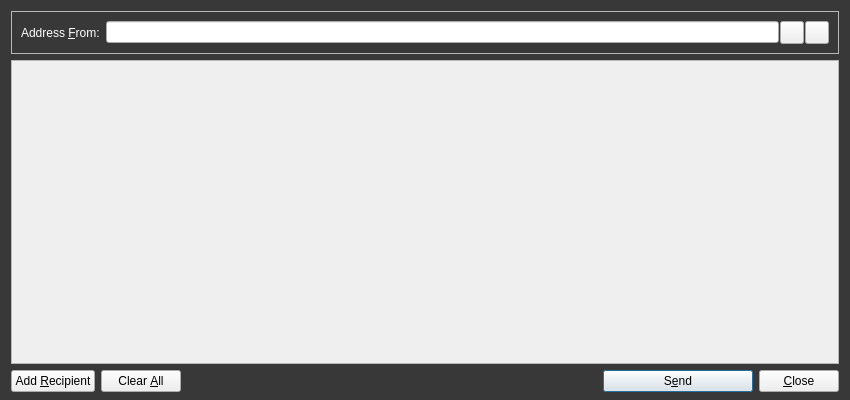
<?xml version="1.0" encoding="UTF-8"?>
<ui version="4.0">
 <class>SendMessagesDialog</class>
 <widget class="QDialog" name="SendMessagesDialog">
  <property name="geometry">
   <rect>
    <x>0</x>
    <y>0</y>
    <width>850</width>
    <height>400</height>
   </rect>
  </property>
  <property name="palette">
   <palette>
    <active>
     <colorrole role="WindowText">
      <brush brushstyle="SolidPattern">
       <color alpha="255">
        <red>255</red>
        <green>255</green>
        <blue>255</blue>
       </color>
      </brush>
     </colorrole>
     <colorrole role="Button">
      <brush brushstyle="SolidPattern">
       <color alpha="255">
        <red>0</red>
        <green>0</green>
        <blue>0</blue>
       </color>
      </brush>
     </colorrole>
     <colorrole role="Light">
      <brush brushstyle="SolidPattern">
       <color alpha="255">
        <red>0</red>
        <green>0</green>
        <blue>0</blue>
       </color>
      </brush>
     </colorrole>
     <colorrole role="Midlight">
      <brush brushstyle="SolidPattern">
       <color alpha="255">
        <red>0</red>
        <green>0</green>
        <blue>0</blue>
       </color>
      </brush>
     </colorrole>
     <colorrole role="Dark">
      <brush brushstyle="SolidPattern">
       <color alpha="255">
        <red>0</red>
        <green>0</green>
        <blue>0</blue>
       </color>
      </brush>
     </colorrole>
     <colorrole role="Mid">
      <brush brushstyle="SolidPattern">
       <color alpha="255">
        <red>0</red>
        <green>0</green>
        <blue>0</blue>
       </color>
      </brush>
     </colorrole>
     <colorrole role="Text">
      <brush brushstyle="SolidPattern">
       <color alpha="255">
        <red>255</red>
        <green>255</green>
        <blue>255</blue>
       </color>
      </brush>
     </colorrole>
     <colorrole role="BrightText">
      <brush brushstyle="SolidPattern">
       <color alpha="255">
        <red>255</red>
        <green>255</green>
        <blue>255</blue>
       </color>
      </brush>
     </colorrole>
     <colorrole role="ButtonText">
      <brush brushstyle="SolidPattern">
       <color alpha="255">
        <red>255</red>
        <green>255</green>
        <blue>255</blue>
       </color>
      </brush>
     </colorrole>
     <colorrole role="Base">
      <brush brushstyle="SolidPattern">
       <color alpha="255">
        <red>0</red>
        <green>0</green>
        <blue>0</blue>
       </color>
      </brush>
     </colorrole>
     <colorrole role="Window">
      <brush brushstyle="SolidPattern">
       <color alpha="255">
        <red>0</red>
        <green>0</green>
        <blue>0</blue>
       </color>
      </brush>
     </colorrole>
     <colorrole role="Shadow">
      <brush brushstyle="SolidPattern">
       <color alpha="255">
        <red>0</red>
        <green>0</green>
        <blue>0</blue>
       </color>
      </brush>
     </colorrole>
     <colorrole role="AlternateBase">
      <brush brushstyle="SolidPattern">
       <color alpha="255">
        <red>0</red>
        <green>0</green>
        <blue>0</blue>
       </color>
      </brush>
     </colorrole>
     <colorrole role="ToolTipBase">
      <brush brushstyle="SolidPattern">
       <color alpha="255">
        <red>255</red>
        <green>255</green>
        <blue>220</blue>
       </color>
      </brush>
     </colorrole>
     <colorrole role="ToolTipText">
      <brush brushstyle="SolidPattern">
       <color alpha="255">
        <red>0</red>
        <green>0</green>
        <blue>0</blue>
       </color>
      </brush>
     </colorrole>
    </active>
    <inactive>
     <colorrole role="WindowText">
      <brush brushstyle="SolidPattern">
       <color alpha="255">
        <red>255</red>
        <green>255</green>
        <blue>255</blue>
       </color>
      </brush>
     </colorrole>
     <colorrole role="Button">
      <brush brushstyle="SolidPattern">
       <color alpha="255">
        <red>0</red>
        <green>0</green>
        <blue>0</blue>
       </color>
      </brush>
     </colorrole>
     <colorrole role="Light">
      <brush brushstyle="SolidPattern">
       <color alpha="255">
        <red>0</red>
        <green>0</green>
        <blue>0</blue>
       </color>
      </brush>
     </colorrole>
     <colorrole role="Midlight">
      <brush brushstyle="SolidPattern">
       <color alpha="255">
        <red>0</red>
        <green>0</green>
        <blue>0</blue>
       </color>
      </brush>
     </colorrole>
     <colorrole role="Dark">
      <brush brushstyle="SolidPattern">
       <color alpha="255">
        <red>0</red>
        <green>0</green>
        <blue>0</blue>
       </color>
      </brush>
     </colorrole>
     <colorrole role="Mid">
      <brush brushstyle="SolidPattern">
       <color alpha="255">
        <red>0</red>
        <green>0</green>
        <blue>0</blue>
       </color>
      </brush>
     </colorrole>
     <colorrole role="Text">
      <brush brushstyle="SolidPattern">
       <color alpha="255">
        <red>255</red>
        <green>255</green>
        <blue>255</blue>
       </color>
      </brush>
     </colorrole>
     <colorrole role="BrightText">
      <brush brushstyle="SolidPattern">
       <color alpha="255">
        <red>255</red>
        <green>255</green>
        <blue>255</blue>
       </color>
      </brush>
     </colorrole>
     <colorrole role="ButtonText">
      <brush brushstyle="SolidPattern">
       <color alpha="255">
        <red>255</red>
        <green>255</green>
        <blue>255</blue>
       </color>
      </brush>
     </colorrole>
     <colorrole role="Base">
      <brush brushstyle="SolidPattern">
       <color alpha="255">
        <red>0</red>
        <green>0</green>
        <blue>0</blue>
       </color>
      </brush>
     </colorrole>
     <colorrole role="Window">
      <brush brushstyle="SolidPattern">
       <color alpha="255">
        <red>0</red>
        <green>0</green>
        <blue>0</blue>
       </color>
      </brush>
     </colorrole>
     <colorrole role="Shadow">
      <brush brushstyle="SolidPattern">
       <color alpha="255">
        <red>0</red>
        <green>0</green>
        <blue>0</blue>
       </color>
      </brush>
     </colorrole>
     <colorrole role="AlternateBase">
      <brush brushstyle="SolidPattern">
       <color alpha="255">
        <red>0</red>
        <green>0</green>
        <blue>0</blue>
       </color>
      </brush>
     </colorrole>
     <colorrole role="ToolTipBase">
      <brush brushstyle="SolidPattern">
       <color alpha="255">
        <red>255</red>
        <green>255</green>
        <blue>220</blue>
       </color>
      </brush>
     </colorrole>
     <colorrole role="ToolTipText">
      <brush brushstyle="SolidPattern">
       <color alpha="255">
        <red>0</red>
        <green>0</green>
        <blue>0</blue>
       </color>
      </brush>
     </colorrole>
    </inactive>
    <disabled>
     <colorrole role="WindowText">
      <brush brushstyle="SolidPattern">
       <color alpha="255">
        <red>0</red>
        <green>0</green>
        <blue>0</blue>
       </color>
      </brush>
     </colorrole>
     <colorrole role="Button">
      <brush brushstyle="SolidPattern">
       <color alpha="255">
        <red>0</red>
        <green>0</green>
        <blue>0</blue>
       </color>
      </brush>
     </colorrole>
     <colorrole role="Light">
      <brush brushstyle="SolidPattern">
       <color alpha="255">
        <red>0</red>
        <green>0</green>
        <blue>0</blue>
       </color>
      </brush>
     </colorrole>
     <colorrole role="Midlight">
      <brush brushstyle="SolidPattern">
       <color alpha="255">
        <red>0</red>
        <green>0</green>
        <blue>0</blue>
       </color>
      </brush>
     </colorrole>
     <colorrole role="Dark">
      <brush brushstyle="SolidPattern">
       <color alpha="255">
        <red>0</red>
        <green>0</green>
        <blue>0</blue>
       </color>
      </brush>
     </colorrole>
     <colorrole role="Mid">
      <brush brushstyle="SolidPattern">
       <color alpha="255">
        <red>0</red>
        <green>0</green>
        <blue>0</blue>
       </color>
      </brush>
     </colorrole>
     <colorrole role="Text">
      <brush brushstyle="SolidPattern">
       <color alpha="255">
        <red>0</red>
        <green>0</green>
        <blue>0</blue>
       </color>
      </brush>
     </colorrole>
     <colorrole role="BrightText">
      <brush brushstyle="SolidPattern">
       <color alpha="255">
        <red>255</red>
        <green>255</green>
        <blue>255</blue>
       </color>
      </brush>
     </colorrole>
     <colorrole role="ButtonText">
      <brush brushstyle="SolidPattern">
       <color alpha="255">
        <red>0</red>
        <green>0</green>
        <blue>0</blue>
       </color>
      </brush>
     </colorrole>
     <colorrole role="Base">
      <brush brushstyle="SolidPattern">
       <color alpha="255">
        <red>0</red>
        <green>0</green>
        <blue>0</blue>
       </color>
      </brush>
     </colorrole>
     <colorrole role="Window">
      <brush brushstyle="SolidPattern">
       <color alpha="255">
        <red>0</red>
        <green>0</green>
        <blue>0</blue>
       </color>
      </brush>
     </colorrole>
     <colorrole role="Shadow">
      <brush brushstyle="SolidPattern">
       <color alpha="255">
        <red>0</red>
        <green>0</green>
        <blue>0</blue>
       </color>
      </brush>
     </colorrole>
     <colorrole role="AlternateBase">
      <brush brushstyle="SolidPattern">
       <color alpha="255">
        <red>0</red>
        <green>0</green>
        <blue>0</blue>
       </color>
      </brush>
     </colorrole>
     <colorrole role="ToolTipBase">
      <brush brushstyle="SolidPattern">
       <color alpha="255">
        <red>255</red>
        <green>255</green>
        <blue>220</blue>
       </color>
      </brush>
     </colorrole>
     <colorrole role="ToolTipText">
      <brush brushstyle="SolidPattern">
       <color alpha="255">
        <red>0</red>
        <green>0</green>
        <blue>0</blue>
       </color>
      </brush>
     </colorrole>
    </disabled>
   </palette>
  </property>
  <property name="windowTitle">
   <string>Send Messages</string>
  </property>
  <property name="styleSheet">
   <string notr="true">#SendMessagesDialog { background-color: #383838; }</string>
  </property>
  <layout class="QVBoxLayout" name="verticalLayout" stretch="0,1,0">
   <property name="bottomMargin">
    <number>8</number>
   </property>
   <item>
    <widget class="QFrame" name="frameAddressFrom">
     <property name="sizePolicy">
      <sizepolicy hsizetype="Expanding" vsizetype="Expanding">
       <horstretch>0</horstretch>
       <verstretch>0</verstretch>
      </sizepolicy>
     </property>
     <property name="maximumSize">
      <size>
       <width>16777215</width>
       <height>16777215</height>
      </size>
     </property>
     <property name="frameShape">
      <enum>QFrame::StyledPanel</enum>
     </property>
     <property name="frameShadow">
      <enum>QFrame::Sunken</enum>
     </property>
     <layout class="QHBoxLayout" name="horizontalLayout_3">
      <item>
       <widget class="QLabel" name="addressFromLabel">
        <property name="styleSheet">
         <string notr="true">color: #ffffff;</string>
        </property>
        <property name="text">
         <string>Address &amp;From:</string>
        </property>
        <property name="buddy">
         <cstring>addressFrom</cstring>
        </property>
       </widget>
      </item>
      <item>
       <layout class="QHBoxLayout" name="horizontalLayout_4">
        <property name="spacing">
         <number>1</number>
        </property>
        <item>
         <widget class="QValidatedLineEdit" name="addressFrom"/>
        </item>
        <item>
         <widget class="QToolButton" name="addressBookButton">
          <property name="toolTip">
           <string>Choose address from address book</string>
          </property>
          <property name="text">
           <string/>
          </property>
          <property name="icon">
           <iconset resource="../bitcoin.qrc">
            <normaloff>:/icons/address-book</normaloff>:/icons/address-book</iconset>
          </property>
          <property name="shortcut">
           <string>Alt+A</string>
          </property>
         </widget>
        </item>
        <item>
         <widget class="QToolButton" name="pasteButton">
          <property name="toolTip">
           <string>Paste address from clipboard</string>
          </property>
          <property name="text">
           <string/>
          </property>
          <property name="icon">
           <iconset resource="../bitcoin.qrc">
            <normaloff>:/icons/editpaste</normaloff>:/icons/editpaste</iconset>
          </property>
          <property name="shortcut">
           <string>Alt+P</string>
          </property>
         </widget>
        </item>
       </layout>
      </item>
     </layout>
    </widget>
   </item>
   <item>
    <widget class="QScrollArea" name="scrollArea">
     <property name="widgetResizable">
      <bool>true</bool>
     </property>
     <widget class="QWidget" name="scrollAreaWidgetContents">
      <property name="geometry">
       <rect>
        <x>0</x>
        <y>0</y>
        <width>830</width>
        <height>277</height>
       </rect>
      </property>
      <layout class="QVBoxLayout" name="verticalLayout_2">
       <property name="leftMargin">
        <number>0</number>
       </property>
       <property name="topMargin">
        <number>0</number>
       </property>
       <property name="rightMargin">
        <number>0</number>
       </property>
       <property name="bottomMargin">
        <number>0</number>
       </property>
       <item>
        <layout class="QVBoxLayout" name="entries">
         <property name="spacing">
          <number>6</number>
         </property>
        </layout>
       </item>
       <item>
        <spacer name="verticalSpacer">
         <property name="orientation">
          <enum>Qt::Vertical</enum>
         </property>
         <property name="sizeHint" stdset="0">
          <size>
           <width>20</width>
           <height>40</height>
          </size>
         </property>
        </spacer>
       </item>
      </layout>
     </widget>
    </widget>
   </item>
   <item>
    <layout class="QHBoxLayout" name="horizontalLayout">
     <item>
      <widget class="QPushButton" name="addButton">
       <property name="toolTip">
        <string>Send to multiple recipients at once</string>
       </property>
       <property name="text">
        <string>Add &amp;Recipient</string>
       </property>
       <property name="icon">
        <iconset resource="../bitcoin.qrc">
         <normaloff>:/icons/add</normaloff>:/icons/add</iconset>
       </property>
       <property name="autoDefault">
        <bool>false</bool>
       </property>
      </widget>
     </item>
     <item>
      <widget class="QPushButton" name="clearButton">
       <property name="sizePolicy">
        <sizepolicy hsizetype="Minimum" vsizetype="Fixed">
         <horstretch>0</horstretch>
         <verstretch>0</verstretch>
        </sizepolicy>
       </property>
       <property name="toolTip">
        <string>Remove all transaction fields</string>
       </property>
       <property name="text">
        <string>Clear &amp;All</string>
       </property>
       <property name="icon">
        <iconset resource="../bitcoin.qrc">
         <normaloff>:/icons/remove</normaloff>:/icons/remove</iconset>
       </property>
       <property name="autoRepeatDelay">
        <number>300</number>
       </property>
       <property name="autoDefault">
        <bool>false</bool>
       </property>
      </widget>
     </item>
     <item>
      <spacer name="horizontalSpacer">
       <property name="orientation">
        <enum>Qt::Horizontal</enum>
       </property>
       <property name="sizeHint" stdset="0">
        <size>
         <width>40</width>
         <height>20</height>
        </size>
       </property>
      </spacer>
     </item>
     <item>
      <widget class="QPushButton" name="sendButton">
       <property name="minimumSize">
        <size>
         <width>150</width>
         <height>0</height>
        </size>
       </property>
       <property name="toolTip">
        <string>Confirm the send action</string>
       </property>
       <property name="text">
        <string>S&amp;end</string>
       </property>
       <property name="icon">
        <iconset resource="../bitcoin.qrc">
         <normaloff>:/icons/send</normaloff>:/icons/send</iconset>
       </property>
       <property name="default">
        <bool>true</bool>
       </property>
      </widget>
     </item>
     <item>
      <widget class="QPushButton" name="closeButton">
       <property name="text">
        <string>&amp;Close</string>
       </property>
       <property name="icon">
        <iconset resource="../bitcoin.qrc">
         <normaloff>:/icons/quit</normaloff>:/icons/quit</iconset>
       </property>
      </widget>
     </item>
    </layout>
   </item>
  </layout>
 </widget>
 <customwidgets>
  <customwidget>
   <class>QValidatedLineEdit</class>
   <extends>QLineEdit</extends>
   <header>qvalidatedlineedit.h</header>
  </customwidget>
 </customwidgets>
 <resources>
  <include location="../bitcoin.qrc"/>
 </resources>
 <connections/>
</ui>
